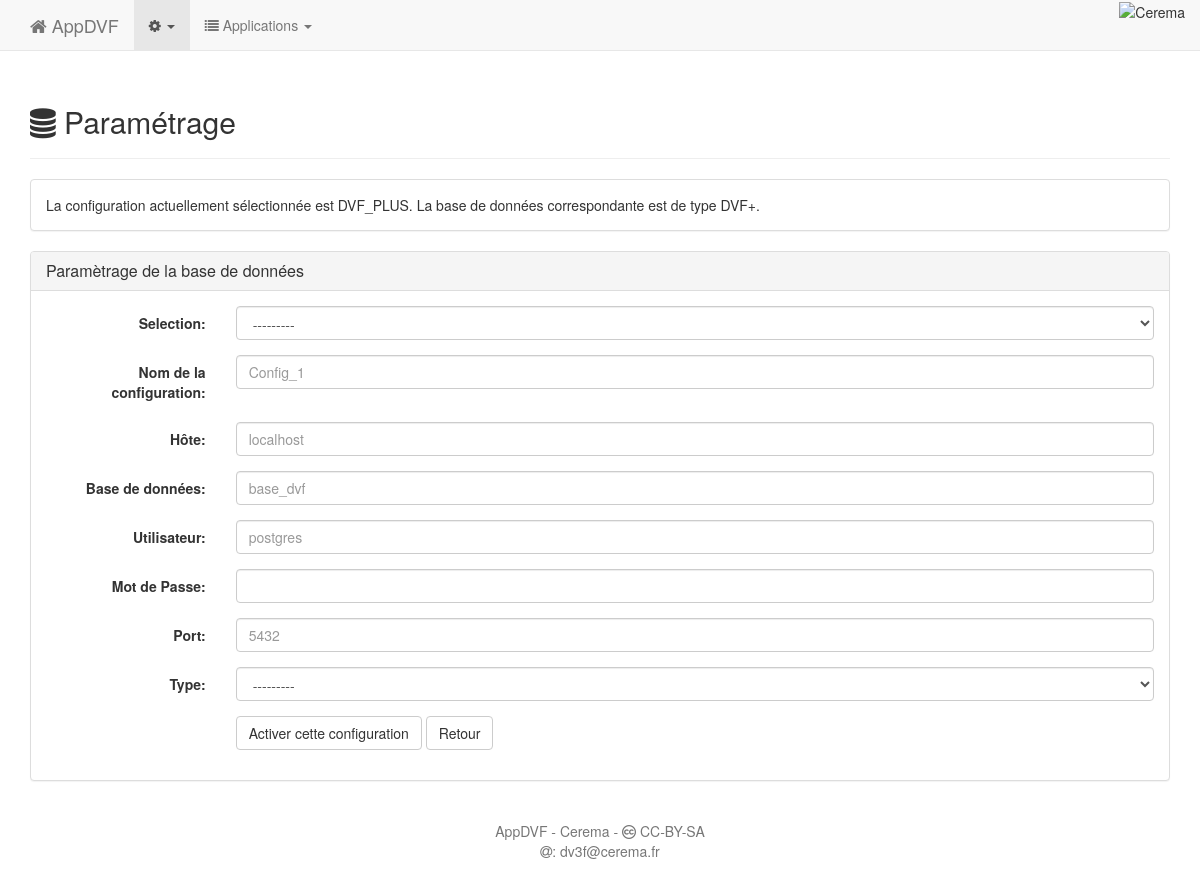
The page /main/config_bdd on the database as committed earlier.
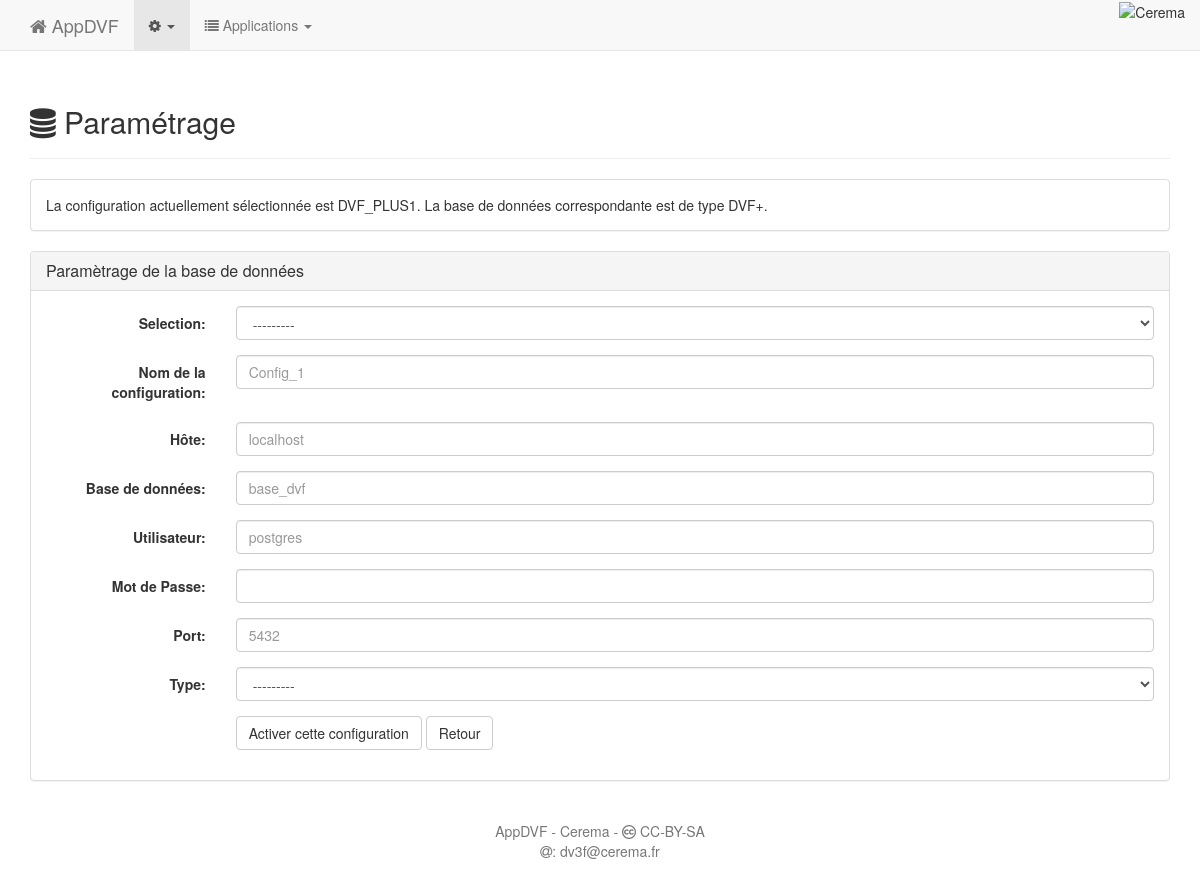
The same page on the database as committed later.
### main/models.py (models this page shows)
class ConfigurationBDD(models.Model):
    CHOIX_TYPE_BDD = (('DVF+', 'Base de type DVF+'), ('DV3F','Base de type DV3F'))
    nom_config = models.CharField(max_length=100, unique = True)
    hote = models.CharField(max_length=255)
    bdd = models.CharField(max_length=255)
    utilisateur = models.CharField(max_length=255)
    mdp = models.CharField(max_length=255)
    port = models.CharField(max_length=10)
    type_bdd = models.CharField(max_length=4, choices=CHOIX_TYPE_BDD)
    active = models.BooleanField()
    date_creation = models.DateField(auto_now_add=True)
    def __str__(self):
        return self.nom_config

### main/views.py (the view, shortened to what this page needs)
def configuration_bdd(request):
    if request.method != 'POST' or ('selection' in request.POST and request.POST['selection'] == ''):
        return _charger_formulaire(request, ConfigBDDForm())
    elif 'annulation' in request.POST:
        return redirect('main:applications')
    elif 'suppression' in request.POST:
        id_config = int(request.POST['selection_config'])
        config_choisie = ConfigurationBDD.objects.get(pk = id_config)
        config_choisie.delete()
        return _charger_formulaire(request, ConfigBDDForm())
    elif 'selection' in request.POST:
        return _modification_selection(request)

### main/forms.py (shortened to what this page needs)
class ConfigBDDForm(forms.ModelForm):
    class Meta:
        model = ConfigurationBDD
        fields = ['nom_config', 'hote', 'bdd', 'utilisateur', 'mdp', 'port', 'type_bdd']
        labels = {
            'nom_config' : 'Nom de la configuration',
            'hote': 'Hôte',
            'bdd' : 'Base de données',
            'utilisateur' : 'Utilisateur',
            'mdp' : 'Mot de Passe',
            'port' : 'Port',
            'type_bdd' : 'Type',
        }
        widgets = {
            'nom_config' : forms.TextInput(attrs={'class':"form-control", 'placeholder':"Config_1"}),
            'hote' : forms.TextInput(attrs={'class':"form-control", 'placeholder':"localhost"}),
            'bdd' : forms.TextInput(attrs={'class':"form-control", 'placeholder':"base_dvf"}),
            'utilisateur' : forms.TextInput(attrs={'class':"form-control", 'placeholder':"postgres"}),
            'mdp' : forms.TextInput(attrs={'class':"form-control"}),
            'port' : forms.TextInput(attrs={'class':"form-control", 'placeholder':"5432"}),
            'type_bdd': forms.Select(attrs={'class':"form-control"}),
        }

class SelectConfigBDDForm(forms.Form):
    selection = forms.ModelChoiceField(label = 'Selection', queryset = ConfigurationBDD.objects.all(), widget = forms.Select(attrs={'class':"form-control"}))

### main/configuration.py (called while the page is built)
def configuration_active():
    try:
        config = ConfigurationBDD.objects.get(active=True)
        return config
    except Exception as e:
        return None

### main/views.py (called while the page is built)
def _charger_formulaire(request, configform):
    formulaire = configform
    formulaire_selection = SelectConfigBDDForm()
    context = {'formulaire':formulaire,
               'formulaire_selection' : formulaire_selection,
               'id_config' : 0,
               'config_active': configuration.configuration_active()}
    return render(request, 'configuration_bdd.html', context)

### main/templates/configuration_bdd.html (shortened to what this page needs)
{% extends "base_main.html" %}
{% load staticfiles %}
{% block contenu %}
<div class="panel panel-default">
  <div class="panel-body">
    {% if config_active %}
    La configuration actuellement sélectionnée est {{ config_active }}. La base de données correspondante est de type {{config_active.type_bdd }}.
    {% else %}
    Aucune configuration n'est selectionnée.
    {% endif %}
  </div>
</div>
<div class="panel panel-default">
    <div class="panel-heading">
        <h3 class="panel-title">Paramètrage de la base de données</h3>
    </div>
    <div class="panel-body">
        <form  class ="form-horizontal" id="form_select" onChange="submit();" action="{% url 'main:configuration_bdd' %}" method="post">
            <div class="form-group">
                <label for="{{field.name}}" class="col-sm-2 control-label">{{formulaire_selection.selection.label_tag}}</label>
                <div class="col-sm-10">
                    {{formulaire_selection.selection}}
                </div>
            </div>
        </form>
        <form class="form-horizontal" id="form_config" action="{% url 'main:configuration_bdd' %}" method="post">
            {% for field in formulaire %}
            <div class="form-group">
                <label for="{{field.name}}" class="col-sm-2 control-label">{{field.label_tag}}</label>
                <div class="col-sm-10">
                    {{field}}
                </div>
            </div>
            {% endfor %}
            <div class="form-group">
                <div class="col-sm-offset-2 col-sm-10">
                    <button type="submit" name ="activation" class="btn btn-default">Activer cette configuration</button>
                    <button type="submit" name ="annulation" class="btn btn-default">Retour</button>
                </div>
            </div>
        </form>
    </div>
</div>
{% endblock %}

### main/templates/base_main.html
{% extends "principal.html" %}
{% load staticfiles %}
{% block body %}
<div class="container">
    <div class="page-header text-left espace-titre">
        <h2><i class="fa fa-database"></i> Paramétrage</h2>
    </div>
{% block contenu %}{% endblock %}
</div>
{% endblock %}

### templates/principal.html (shortened to what this page needs)
{% load staticfiles %}
<!DOCTYPE html>
<html lang="fr">
  <head>
    <link href="{% static 'bootstrap/css/bootstrap.min.css' %}" rel="stylesheet">
    <link href="{% static 'font-awesome/css/font-awesome.min.css' %}" rel="stylesheet">
    <link href="{% static 'xcharts/xcharts.min.css' %}" rel="stylesheet">
    <link href="{% static 'select2/css/select2.min.css' %}" rel="stylesheet">
    <link href="{% static 'indvf.css' %}" rel="stylesheet">
  </head>
  <body>
    {% include "barre_navigation.html" %}
    {% block body %}{% endblock %}
    {% include "pied_page.html" %}
  </body>
</html>

### templates/barre_navigation.html (shortened to what this page needs)
{% block navigation_principal %}
{% load staticfiles %}
<nav class="navbar navbar-default navbar-fixed-top">
    <div class="container">
        <div class="navbar-header">
            <a class="navbar-brand" href="{% url 'main:applications' %}"><i class="fa fa-home"></i> AppDVF</a>
        </div>
        <div id="navbar" class="collapse navbar-collapse">
            <ul class="nav navbar-nav">
                <li class="dropdown active">
                    <a href="#" class="dropdown-toggle" data-toggle="dropdown" role="button" aria-haspopup="true" aria-expanded="false"><i class="fa fa-cog"></i> <span class="caret"></span></a>
                </li>
                <li class="dropdown">
                    <a href="#" class="dropdown-toggle" data-toggle="dropdown" role="button" aria-haspopup="true" aria-expanded="false"><i class="fa fa-list"></i> Applications <span class="caret"></span></a>
                </li>
            </ul>
           <ul class ="nav navbar-nav navbar-right">
               <img src="{% static 'img/cerema_logo.png' %}" alt="Cerema"/>
           </ul>
        </div>
    </div>
</nav>
{% endblock %}

### templates/pied_page.html
{% block pied_page %}
<footer class="footer">
    <div class="container">
        <p class="text-muted text-center espace-pied">AppDVF - Cerema - <i class="fa fa-creative-commons"></i> CC-BY-SA<br/>
            <i class="fa fa-at"></i>: dv3f@cerema.fr</p>
    </div>
</footer>
{% endblock %}

### static/indvf.css (style rules this page uses)
.espace-titre { padding-top:45px; }
.espace-pied { padding-top:20px; }

Rows that differ between the two databases and show on the page:
removed ConfigurationBDD: nom_config "DVF_PLUS", type_bdd "DVF+"
added ConfigurationBDD: nom_config "DVF_PLUS1", type_bdd "DVF+"
